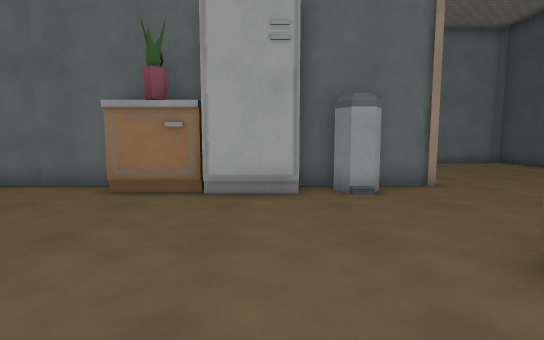
[1] (above)

15 first-person views from a walk through a Godot game level. The camera is 1.3 m above the floor, tilts 6° down and sees 80° across. Doors that lead somewhere are drawn open, without their leaves. The floor is counted in squares, 1 m on a side. Each view is taken from the middle of a square. On the plan, view 1 faces up. The plan holds only what a view shows up to about 14 squares ahead; the rest is blank. The place goes on beyond the plan. Some surface patterns are stand-ins.

[2]
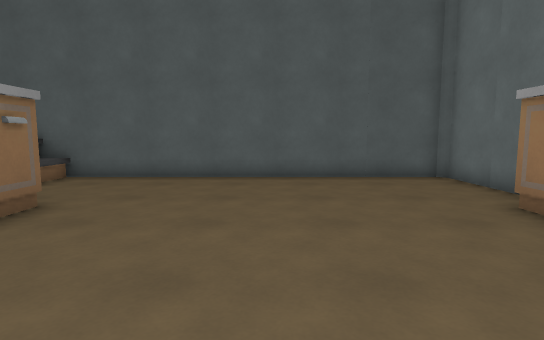

[3]
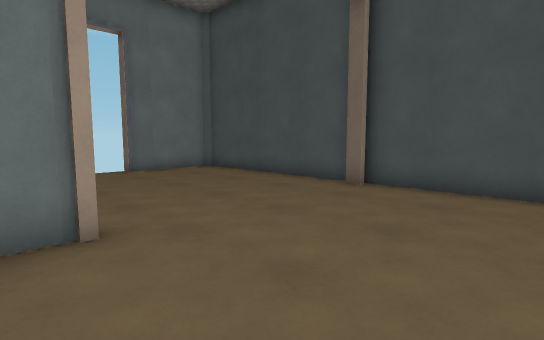

[4]
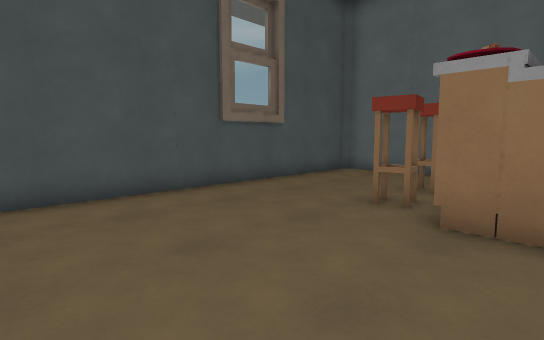

[5]
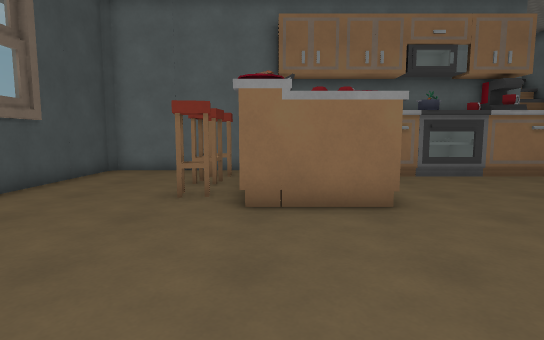

[6]
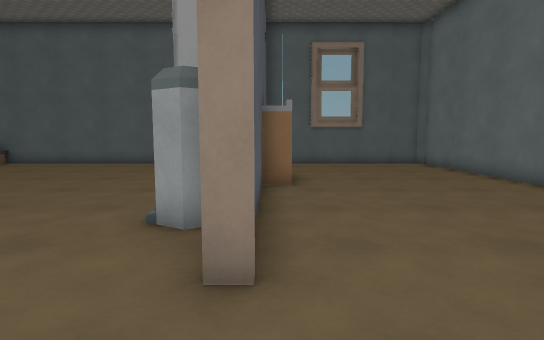

[7]
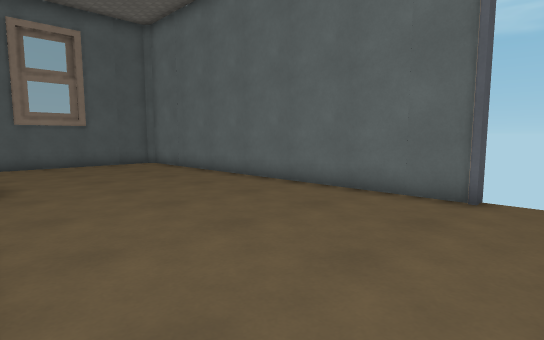

[8]
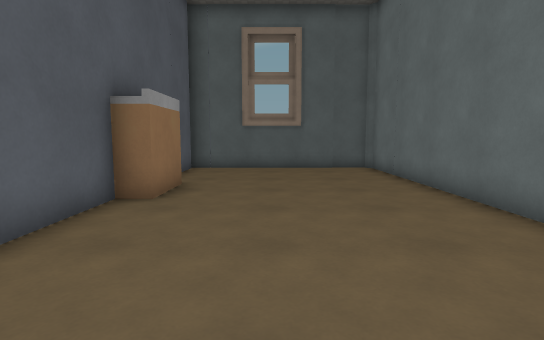

[9]
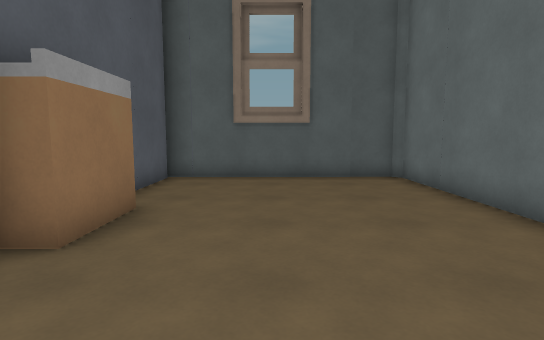

[10]
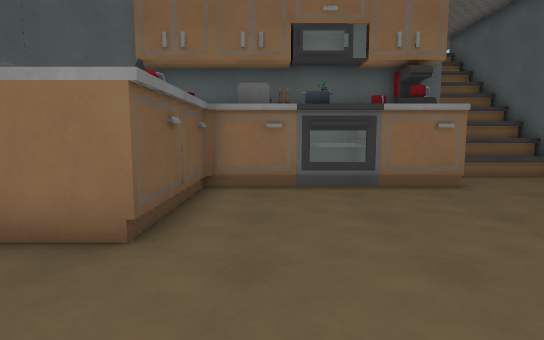

[11]
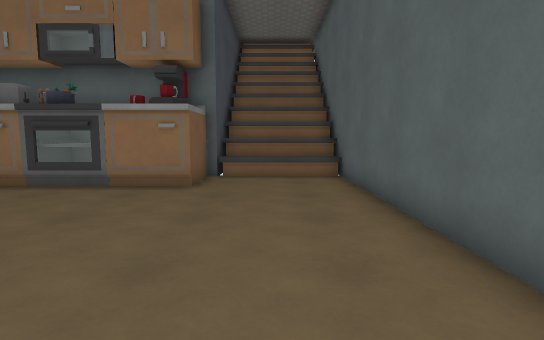

[12]
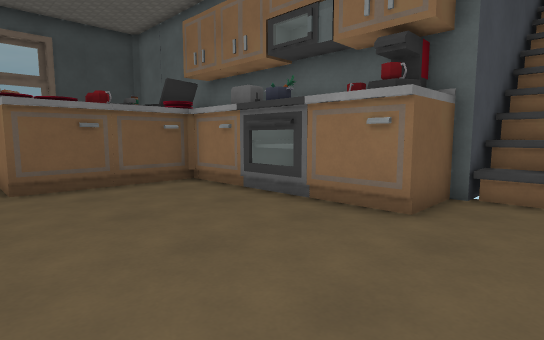

[13]
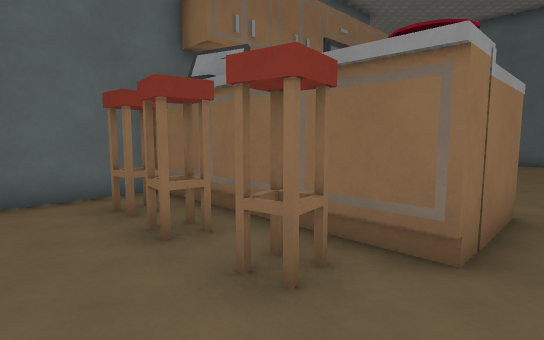

[14]
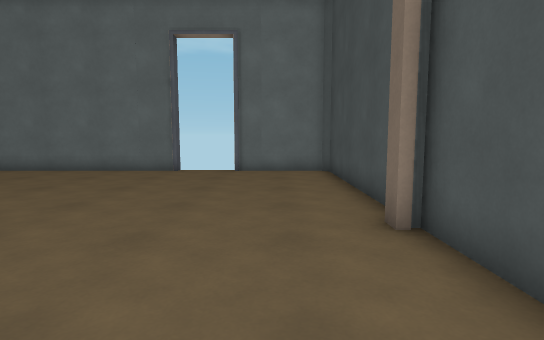

[15]
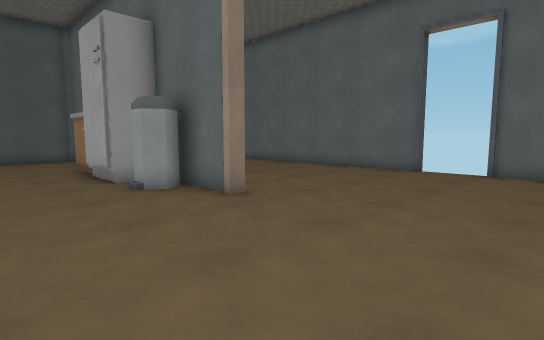

### Floor plan
Points are (right, up) in squares from view 1. A wall is a line through its corners. A room is listed if a view was taken in it or the views show most of it. See-through windows are left out.
Room 1 (views 1, 2, 3, 4, 5, 6, 7, 8, 9, 10, 11, 12, 13, 14, 15)
walls: (-1.2, 8.7) (2.3, 8.7); (4.3, 8.9) (4.3, 8.5) (0.6, 8.5); (4.8, 3.1) (5.6, 3.1) (5.6, -3.4); (-4.2, 8.5) (-8, 8.5) (-8.3, 8.2); (-1.4, -1.1) (-1.4, -3.3) (0, -3.3); (-1.9, -1.2) (0.4, -1.2); (-1.5, -1.4) (-0.4, -1.4); (-8.1, 8.7) (-5.6, 8.7); (10.7, 8.5) (10.7, 8.9); (5.9, -3.3) (11.1, -3.3) (11.1, 8.5); (11.1, 9) (11.1, 15.8) (10.9, 16.1) (7.6, 16.1); (5.6, 16.1) (-8, 16.1) (-8.3, 15.9) (-8.3, -5.8); (-4.3, -6.1) (-4.3, -3.4); (10.8, -3.3) (11.2, -3); (-8.4, -4.3) (-4.2, -4.3); (-8.2, -5.1) (-4.2, -5.1)
low walls: (-8.2, -3.3) (-4.2, -3.3)
ways out: open door at (6.5, 16)
objects: cabinet (-4, -3) to (-2, -1); cabinet (-4, 8) to (-2, 9); fridge (-1, 7) to (0, 7); cabinet (1, -2) to (2, -1); bin (2, 8); sink (3, -1) to (4, 1); other object (3, 2); cabinet (3, 2) to (4, 3); other object (4, -1); stool (7, -2); stool (7, 0); stool (7, 2)

Where each view was taken, in squares from view 1:
view 1: 0 up, 0 right, facing up
view 2: 3 up, 2 right, facing left
view 3: 4 up, 3 right, facing up-right
view 4: 8 up, 4 right, facing down-right
view 5: 9 up, 5 right, facing down
view 6: 9 up, 7 right, facing left
view 7: 9 up, 7 right, facing up-left
view 8: 12 up, 5 right, facing left
view 9: 12 up, 2 right, facing left
view 10: 7 up, 1 right, facing down
view 11: 7 up, 6 left, facing down
view 12: 4 up, 6 left, facing down-right
view 13: 4 up, 9 right, facing down-left
view 14: 4 up, 9 right, facing up
view 15: 4 up, 10 right, facing up-left
